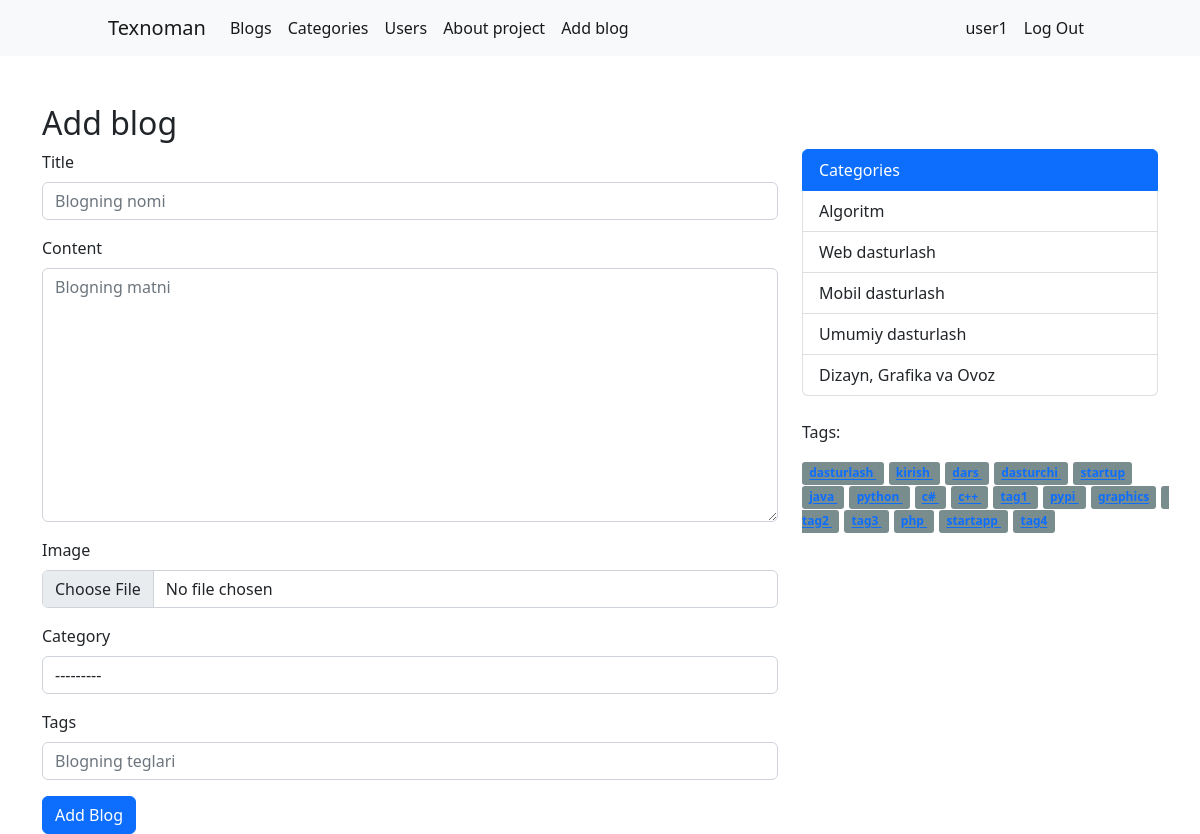
Screenshot of /add_blog/ (signed in) with the database file from the repository.
### blogapp/models.py (models this page shows, shortened)
class Category(models.Model):
    name = models.CharField(max_length=50)
    slug = models.SlugField(max_length=50, unique=True)
    created_at = models.DateTimeField(auto_now_add=True)
    content = models.TextField()
    image = models.ImageField(upload_to="category/%Y/%m/%d/")
    blog_count = models.IntegerField(default=0)
    user = models.ManyToManyField(User)
    def __str__(self):
        return self.name
    class Meta:
        verbose_name = "Category"
        verbose_name_plural = "Categories"

class Tag(models.Model):
    name = models.CharField(max_length=50)
    slug = models.SlugField(max_length=50, unique=True)

### blogapp/views.py (the view, shortened to what this page needs)
# urls.py: path('add_blog/', add_blog, name='add_blog'),
@login_required(login_url='login_page')
def add_blog(request):
    form = BlogForm()
    context = {
        'form': form,
    }
    return render(request, "blogapp/add_blog.html", context)

### blogapp/forms.py
class BlogForm(forms.ModelForm):
    tags = forms.CharField(max_length=300)
    class Meta:
        model = Blog
        fields = ['title', 'content', 'image', 'category']

### blogapp/context_processors.py (called while the page is built)
def categories(request):
    return { 'categories': Category.objects.all() }

def tags(request):
    return { 'tags': Tag.objects.all() }

### blogapp/templates/blogapp/add_blog.html (shortened to what this page needs)
{% extends 'base.html' %}
{% load widget_tweaks %}
{% block content %}
<h2> Add blog </h2>
<form method="post" enctype="multipart/form-data">
    <div class="mb-3">
        <label class="form-label"> Title </label>
        {% render_field form.title class="form-control" placeholder="Blogning nomi" %}
    </div>
    <div class="mb-3">
        <label class="form-label"> Content </label>
        {% render_field form.content class="form-control" placeholder="Blogning matni" %}
    </div>
    <div class="mb-3">
        <label class="form-label"> Image </label>
        {% render_field form.image class="form-control" placeholder="Blogning rasmi"%}
    </div>
    <div class="mb-3">
        <label class="form-label"> Category </label>
        {% render_field form.category class="form-control" placeholder="Blogning kategoriyasi" %}
    </div>
    <div class="mb-3">
        <label class="form-label"> Tags </label>
        {% render_field form.tags class="form-control" placeholder="Blogning teglari"%}
    </div>
    <button type="submit" class="btn btn-primary">Add Blog</button>
</form>
{% endblock %}

### templates/inc/_nav.html (shortened to what this page needs)
<nav class="navbar navbar-expand-lg bg-light">
    <div class="container-fluid">
        <a class="navbar-brand" href="{% url 'home' %}">Texnoman</a>
        <div class="collapse navbar-collapse" id="navbarSupportedContent">
            <ul class="navbar-nav me-auto mb-2 mb-lg-0">
                <li class="nav-item">
                    <a class="nav-link active" aria-current="page" href="{% url 'home' %}">Blogs</a>
                </li>
                <li class="nav-item">
                    <a class="nav-link active" aria-current="page" href="{% url 'category_list' %}">Categories</a>
                </li>
                <li class="nav-item">
                    <a class="nav-link active" aria-current="page" href="{% url 'users' %}">Users</a>
                </li>
                <li class="nav-item">
                    <a class="nav-link active" aria-current="page" href="#">About project</a>
                </li>
                <li class="nav-item">
                    <a class="nav-link active" aria-current="page" href="{% url 'add_blog' %}">Add blog</a>
                </li>
            </ul>
            <ul class="navbar-nav justify-content-end">
                {% if user.is_authenticated %}
                <li class="nav-item">
                    <a class="nav-link active" aria-current="page" href="{% url 'login_page' %}">{{user.username}}</a>
                </li>
                <li class="nav-item">
                    <a class="nav-link active" aria-current="page" href="{% url 'log_out' %}">Log Out</a>
                </li>
                {% endif%}
            </ul>
        </div>
    </div>
</nav>

### templates/inc/_sidebar.html
<div class="list-group">
  <a href="#" class="list-group-item list-group-item-action active" aria-current="true">
    Categories
  </a>
  {% for cat in categories %}
  <a href="{% url 'category_blog' cat.slug %}" class="list-group-item list-group-item-action">{{cat.name}}</a>
  {% endfor %}
</div>
<br>
<p> Tags: </p>
{% for tag in tags %}
<span class="sidebar_tags">
  <a href="{% url 'tag_blog' tag.slug %}">{{tag.name}} </a>
  </span>
{% endfor %}

### static/css/main.css (style rules this page uses)
.container-fluid { margin-left: 8%; margin-right: 8%; }
.navbar { margin-bottom: 4%; }
.list-group { margin-top: 2.8rem; }
.sidebar_tags { margin-right: 5px; padding: 0.2em 0.6em 0.3em; background-color: #798d8f; font-weight: bold; color: #ffffff; border-radius: 0.25em; font-size: 75%; text-decoration: none; }

### rows the page displays
Category: name "Algoritm"
Category: name "Web dasturlash"
Category: name "Mobil dasturlash"
Category: name "Umumiy dasturlash"
Category: name "Dizayn, Grafika va Ovoz"
Tag: name "dasturlash"
Tag: name "kirish"
Tag: name "dars"
Tag: name "dasturchi"
Tag: name "startup"
Tag: name "java"
Tag: name "python"
Tag: name "c#"
Tag: name "c++"
Tag: name "tag1"
Tag: name "pypi"
Tag: name "graphics"
Tag: name "tag2"
Tag: name "tag3"
Tag: name "php"
Tag: name "startapp"
Tag: name "tag4"

### other values shown
{{ user.username }} "user1"
